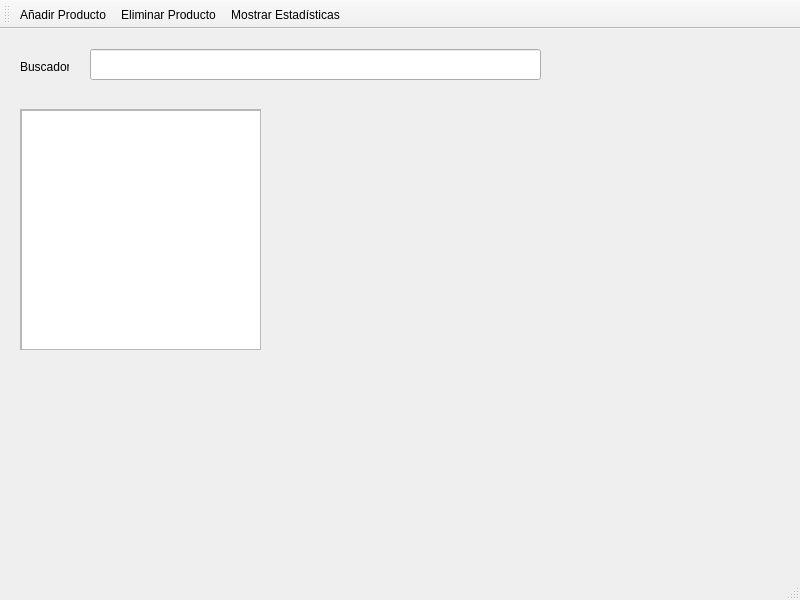
<?xml version="1.0" encoding="UTF-8"?>
<ui version="4.0">
 <class>MainWindow</class>
 <widget class="QMainWindow" name="MainWindow">
  <property name="geometry">
   <rect>
    <x>0</x>
    <y>0</y>
    <width>800</width>
    <height>600</height>
   </rect>
  </property>
  <property name="windowTitle">
   <string>MainWindow</string>
  </property>
  <widget class="QWidget" name="centralwidget">
   <widget class="QLineEdit" name="lineBuscador">
    <property name="geometry">
     <rect>
      <x>90</x>
      <y>20</y>
      <width>451</width>
      <height>31</height>
     </rect>
    </property>
   </widget>
   <widget class="QLabel" name="lblBuscador">
    <property name="geometry">
     <rect>
      <x>20</x>
      <y>30</y>
      <width>49</width>
      <height>16</height>
     </rect>
    </property>
    <property name="text">
     <string>Buscador:</string>
    </property>
   </widget>
   <widget class="QScrollArea" name="scrollArea">
    <property name="geometry">
     <rect>
      <x>20</x>
      <y>80</y>
      <width>241</width>
      <height>241</height>
     </rect>
    </property>
    <property name="widgetResizable">
     <bool>true</bool>
    </property>
    <widget class="QWidget" name="scrollAreaWidgetContents">
     <property name="geometry">
      <rect>
       <x>0</x>
       <y>0</y>
       <width>239</width>
       <height>239</height>
      </rect>
     </property>
     <widget class="QListWidget" name="listWidget">
      <property name="geometry">
       <rect>
        <x>0</x>
        <y>0</y>
        <width>241</width>
        <height>241</height>
       </rect>
      </property>
     </widget>
    </widget>
   </widget>
  </widget>
  <widget class="QMenuBar" name="menubar">
   <property name="geometry">
    <rect>
     <x>0</x>
     <y>0</y>
     <width>800</width>
     <height>33</height>
    </rect>
   </property>
  </widget>
  <widget class="QStatusBar" name="statusbar"/>
  <widget class="QToolBar" name="toolBar">
   <property name="windowTitle">
    <string>toolBar</string>
   </property>
   <attribute name="toolBarArea">
    <enum>TopToolBarArea</enum>
   </attribute>
   <attribute name="toolBarBreak">
    <bool>false</bool>
   </attribute>
   <addaction name="actionA_adir_Producto"/>
   <addaction name="actionEliminar_Producto"/>
   <addaction name="actionMostrar_Estad_sticas"/>
  </widget>
  <action name="actionA_adir_Producto">
   <property name="text">
    <string>Añadir Producto</string>
   </property>
   <property name="menuRole">
    <enum>QAction::MenuRole::NoRole</enum>
   </property>
  </action>
  <action name="actionEliminar_Producto">
   <property name="text">
    <string>Eliminar Producto</string>
   </property>
   <property name="menuRole">
    <enum>QAction::MenuRole::NoRole</enum>
   </property>
  </action>
  <action name="actionMostrar_Estad_sticas">
   <property name="text">
    <string>Mostrar Estadísticas</string>
   </property>
   <property name="menuRole">
    <enum>QAction::MenuRole::NoRole</enum>
   </property>
  </action>
 </widget>
 <resources/>
 <connections/>
</ui>
